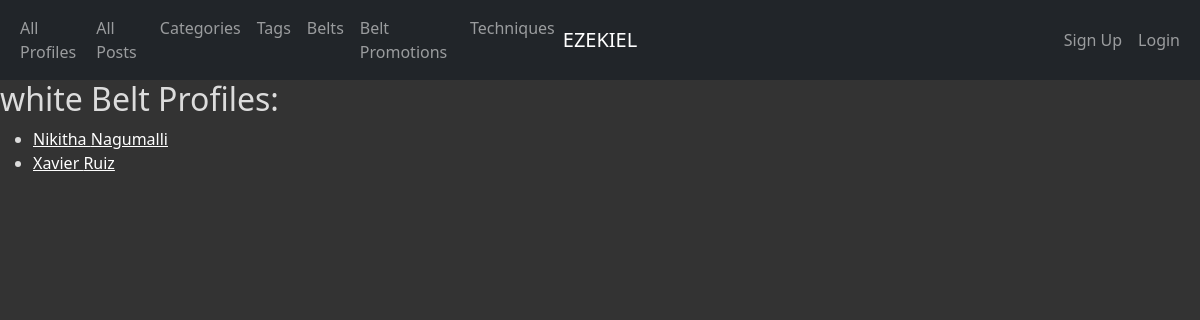
The app's page /belts/1/, older data.
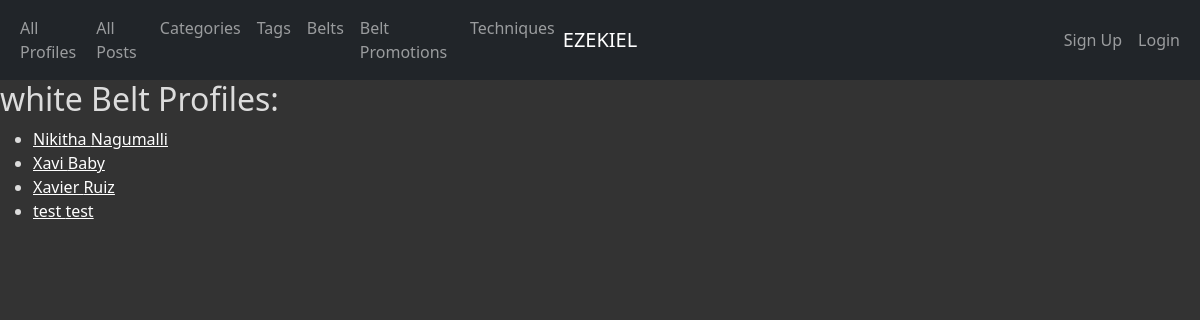
The same page, newer data.
### app_info/models.py (models this page shows, shortened)
class Profile(AbstractUser):
    profile_id = models.AutoField(primary_key=True)
    first_name = models.CharField(max_length=45)
    last_name = models.CharField(max_length=45)
    join_date = models.DateTimeField(default=timezone.now)
    profile_picture = models.ImageField(default="")
    banner_picture = models.ImageField(default="")
    belt = models.ForeignKey(Belt, related_name='profiles', on_delete=models.PROTECT)
    def get_absolute_url(self):
        return reverse('app_info_profile_detail_urlpattern',
                       kwargs={'pk': self.pk}
                       )
    class Meta:
        ordering = ['first_name']

### app_info/views.py (the view)
class BeltDetail(DetailView):
    model = Belt
    def get_context_data(self, **kwargs):
        context = super(DetailView, self).get_context_data(**kwargs)
        belt = self.get_object()
        profiles = belt.profiles.all()
        name = belt.name
        context['profiles'] = profiles
        context['name'] = name
        return context

### app_info/templates/app_info/belt_detail.html (shortened to what this page needs)
{% extends 'app_info/base.html' %}
{% block content %}
    <h2>{{ belt.name }} Belt Profiles:</h2>
    <section>
        <table>
            <tr>
                <td>
                    <ul>
                        {% for profile in profiles %}
                        <li>
                            <a href="{{ profile.get_absolute_url }}">{{ profile.first_name }} {{ profile.last_name }}</a>
                        </li>
                        {% empty %}
                        <li><em>There are no profiles for this belt</em></li>
                        {% endfor %}
                    </ul>
                </td>
            </tr>
        </table>
    </section>
{% endblock %}

Row changes from the older to the newer data that the page shows:
added Profile: first_name "Xavi", last_name "Baby"
added Profile: first_name "test", last_name "test"
